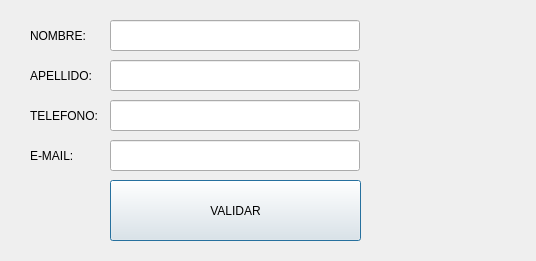
<?xml version="1.0" encoding="UTF-8"?>
<ui version="4.0">
 <class>Dialog</class>
 <widget class="QDialog" name="Dialog">
  <property name="geometry">
   <rect>
    <x>0</x>
    <y>0</y>
    <width>536</width>
    <height>261</height>
   </rect>
  </property>
  <property name="windowTitle">
   <string>Dialog</string>
  </property>
  <widget class="QLineEdit" name="email">
   <property name="geometry">
    <rect>
     <x>110</x>
     <y>140</y>
     <width>250</width>
     <height>31</height>
    </rect>
   </property>
  </widget>
  <widget class="QPushButton" name="boton">
   <property name="geometry">
    <rect>
     <x>110</x>
     <y>180</y>
     <width>251</width>
     <height>61</height>
    </rect>
   </property>
   <property name="text">
    <string>VALIDAR</string>
   </property>
  </widget>
  <widget class="QLineEdit" name="nombre">
   <property name="geometry">
    <rect>
     <x>110</x>
     <y>20</y>
     <width>250</width>
     <height>31</height>
    </rect>
   </property>
   <property name="toolTip">
    <string extracomment="ingrese un nombre"/>
   </property>
   <property name="text">
    <string comment="nombre" extracomment="nombre"/>
   </property>
   <property name="readOnly">
    <bool>false</bool>
   </property>
   <property name="placeholderText">
    <string comment="nombre" extracomment="nombre"/>
   </property>
  </widget>
  <widget class="QLineEdit" name="apellido">
   <property name="geometry">
    <rect>
     <x>110</x>
     <y>60</y>
     <width>250</width>
     <height>31</height>
    </rect>
   </property>
  </widget>
  <widget class="QLabel" name="txt_nombre">
   <property name="geometry">
    <rect>
     <x>30</x>
     <y>20</y>
     <width>75</width>
     <height>31</height>
    </rect>
   </property>
   <property name="text">
    <string>NOMBRE:</string>
   </property>
  </widget>
  <widget class="QLabel" name="txt_apellido">
   <property name="geometry">
    <rect>
     <x>30</x>
     <y>60</y>
     <width>75</width>
     <height>31</height>
    </rect>
   </property>
   <property name="text">
    <string>APELLIDO:</string>
   </property>
  </widget>
  <widget class="QLabel" name="txt_telefono">
   <property name="geometry">
    <rect>
     <x>30</x>
     <y>100</y>
     <width>75</width>
     <height>31</height>
    </rect>
   </property>
   <property name="text">
    <string>TELEFONO:</string>
   </property>
  </widget>
  <widget class="QLabel" name="txt_email">
   <property name="geometry">
    <rect>
     <x>30</x>
     <y>140</y>
     <width>75</width>
     <height>31</height>
    </rect>
   </property>
   <property name="text">
    <string>E-MAIL:</string>
   </property>
  </widget>
  <widget class="QLineEdit" name="telefono">
   <property name="geometry">
    <rect>
     <x>110</x>
     <y>100</y>
     <width>250</width>
     <height>31</height>
    </rect>
   </property>
  </widget>
  <widget class="QLabel" name="imagen">
   <property name="geometry">
    <rect>
     <x>400</x>
     <y>20</y>
     <width>101</width>
     <height>91</height>
    </rect>
   </property>
   <property name="text">
    <string/>
   </property>
   <property name="pixmap">
    <pixmap>img/persona.png</pixmap>
   </property>
   <property name="scaledContents">
    <bool>true</bool>
   </property>
   <property name="wordWrap">
    <bool>false</bool>
   </property>
  </widget>
 </widget>
 <resources/>
 <connections/>
</ui>
